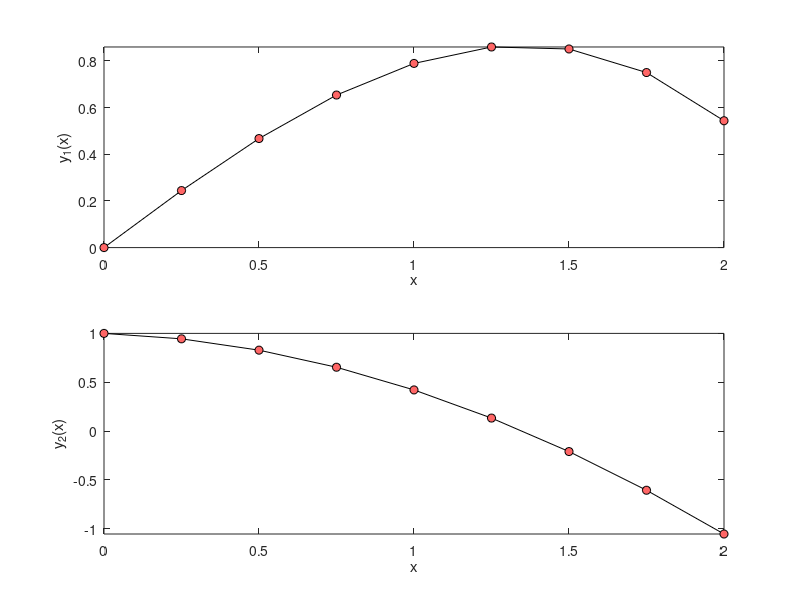

The MATLAB source for this figure:
% Code 6-5 | Forth Order Runge-Kutta Method
clc; clear; close all
f = @(x,Y) [Y(2); -0.1*Y(2)-x];           %ODE
Y = [0 1];                                %initial values
S = [0 2];                                %response span
h = 0.25;                                 %domain increment
%Metod__________________________________________________________________
a2 = 1/2; b21 = 1/2;
a3 = 1/2; b31 = 0;   b32 = 1/2;
a4= 1;    b41 = 0;   b42 = 0;   b43 = 1;
c1 = 1/6; c2 = 1/3;  c3 = 1/3;  c4 = 1/6;
x = S(1);
Y = Y(:);
i = 1;
xx = x; YY = Y;
while x < S(2)
    i = i+1;
    K1 = f(x,Y);
    K2 = f(x+a2*h,Y+b21*K1*h);
    K3 = f(x+a3*h,Y+(b31*K1+b32*K2)*h);
    K4 = f(x+a4*h,Y+(b41*K1+b42*K2+b43*K3)*h);
    Y = Y+(c1*K1+c2*K2+c3*K3+c4*K4)*h;
    x = x+h;
    xx(i) = x; YY(:,i) = Y;
end
%Illustration___________________________________________________________
m = numel(Y);
div = ['---------' repmat('------------',[1,m]),'\n'];
fprintf('        x'); fprintf('       y%d(x)',1:m);    fprintf(['\n',div]);
fprintf(['%9.3g',repmat('%12.5g',[1,m]),'\n'],[xx;YY]);fprintf(div);
for i = 1:m
    subplot(m,1,i)
    plot(xx,YY(i,:),'linestyle','-','Color','k',...
        'Marker','o','MarkerFaceColor',[1 0.4 0.4],...
        'displayname','f^0(x)'); hold on
    xlabel('x'); ylabel(['y_' num2str(i) '(x)']); axis tight;
end
